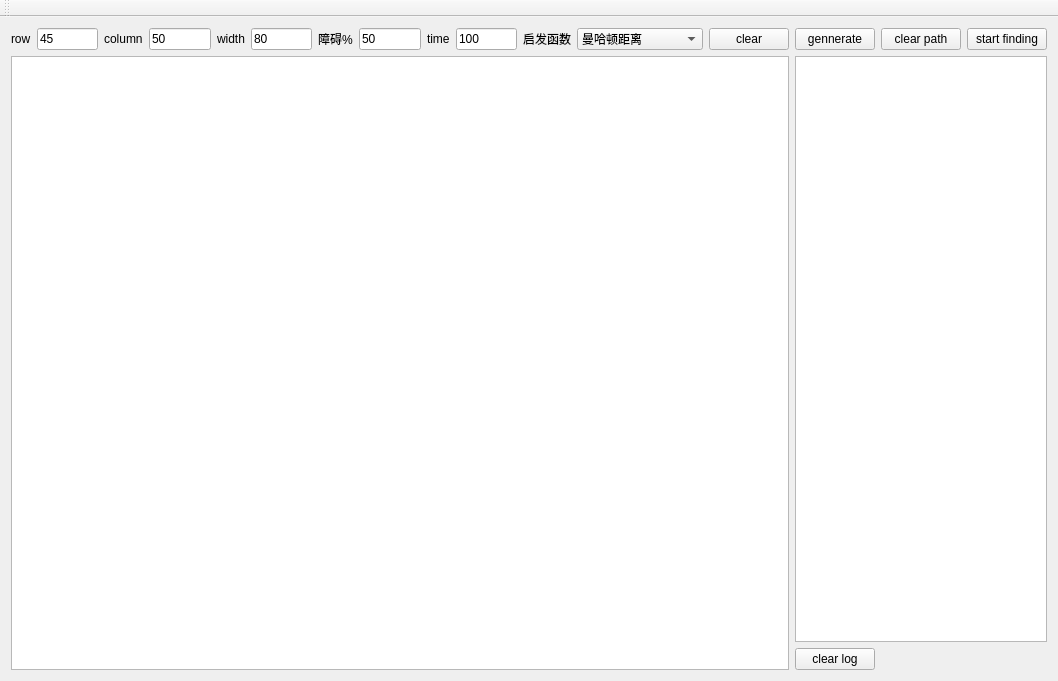
<?xml version="1.0" encoding="UTF-8"?>
<ui version="4.0">
 <class>MainWindow</class>
 <widget class="QMainWindow" name="MainWindow">
  <property name="geometry">
   <rect>
    <x>0</x>
    <y>0</y>
    <width>1058</width>
    <height>681</height>
   </rect>
  </property>
  <property name="windowTitle">
   <string>MainWindow</string>
  </property>
  <widget class="QWidget" name="centralWidget">
   <layout class="QGridLayout" name="gridLayout">
    <item row="0" column="3">
     <widget class="QLineEdit" name="lineEdit_column">
      <property name="sizePolicy">
       <sizepolicy hsizetype="Preferred" vsizetype="Fixed">
        <horstretch>0</horstretch>
        <verstretch>0</verstretch>
       </sizepolicy>
      </property>
      <property name="text">
       <string>50</string>
      </property>
     </widget>
    </item>
    <item row="0" column="2">
     <widget class="QLabel" name="label_2">
      <property name="text">
       <string>column</string>
      </property>
     </widget>
    </item>
    <item row="0" column="1">
     <widget class="QLineEdit" name="lineEdit_row">
      <property name="sizePolicy">
       <sizepolicy hsizetype="Preferred" vsizetype="Fixed">
        <horstretch>0</horstretch>
        <verstretch>0</verstretch>
       </sizepolicy>
      </property>
      <property name="text">
       <string>45</string>
      </property>
     </widget>
    </item>
    <item row="0" column="0">
     <widget class="QLabel" name="label">
      <property name="text">
       <string>row</string>
      </property>
     </widget>
    </item>
    <item row="0" column="7">
     <widget class="QLineEdit" name="lineEdit_obstacle">
      <property name="sizePolicy">
       <sizepolicy hsizetype="Preferred" vsizetype="Fixed">
        <horstretch>0</horstretch>
        <verstretch>0</verstretch>
       </sizepolicy>
      </property>
      <property name="text">
       <string>50</string>
      </property>
     </widget>
    </item>
    <item row="0" column="6">
     <widget class="QLabel" name="label_4">
      <property name="text">
       <string>障碍%</string>
      </property>
     </widget>
    </item>
    <item row="0" column="4">
     <widget class="QLabel" name="label_3">
      <property name="text">
       <string>width</string>
      </property>
     </widget>
    </item>
    <item row="0" column="5">
     <widget class="QLineEdit" name="lineEdit_width">
      <property name="sizePolicy">
       <sizepolicy hsizetype="Preferred" vsizetype="Fixed">
        <horstretch>0</horstretch>
        <verstretch>0</verstretch>
       </sizepolicy>
      </property>
      <property name="text">
       <string>80</string>
      </property>
     </widget>
    </item>
    <item row="0" column="9">
     <widget class="QLineEdit" name="lineEdit_time">
      <property name="sizePolicy">
       <sizepolicy hsizetype="Preferred" vsizetype="Fixed">
        <horstretch>0</horstretch>
        <verstretch>0</verstretch>
       </sizepolicy>
      </property>
      <property name="text">
       <string>100</string>
      </property>
     </widget>
    </item>
    <item row="0" column="11">
     <widget class="QComboBox" name="comboBox">
      <property name="sizePolicy">
       <sizepolicy hsizetype="Expanding" vsizetype="Fixed">
        <horstretch>0</horstretch>
        <verstretch>0</verstretch>
       </sizepolicy>
      </property>
      <item>
       <property name="text">
        <string>曼哈顿距离</string>
       </property>
      </item>
      <item>
       <property name="text">
        <string>对角线距离</string>
       </property>
      </item>
      <item>
       <property name="text">
        <string>欧几里得距离</string>
       </property>
      </item>
      <item>
       <property name="text">
        <string>平方欧几里得距离</string>
       </property>
      </item>
      <item>
       <property name="text">
        <string>Dijkstra</string>
       </property>
      </item>
      <item>
       <property name="text">
        <string>Breaking ties</string>
       </property>
      </item>
     </widget>
    </item>
    <item row="0" column="13">
     <widget class="QPushButton" name="pushButton_gen">
      <property name="text">
       <string>gennerate</string>
      </property>
     </widget>
    </item>
    <item row="0" column="12">
     <widget class="QPushButton" name="pushButton_clear">
      <property name="text">
       <string>clear</string>
      </property>
     </widget>
    </item>
    <item row="0" column="10">
     <widget class="QLabel" name="label_6">
      <property name="text">
       <string>启发函数</string>
      </property>
     </widget>
    </item>
    <item row="0" column="8">
     <widget class="QLabel" name="label_5">
      <property name="text">
       <string>time</string>
      </property>
     </widget>
    </item>
    <item row="0" column="14">
     <widget class="QPushButton" name="pushButton_clearPath">
      <property name="text">
       <string>clear path</string>
      </property>
     </widget>
    </item>
    <item row="0" column="15">
     <widget class="QPushButton" name="pushButton_startFinding">
      <property name="text">
       <string>start finding</string>
      </property>
     </widget>
    </item>
    <item row="3" column="13">
     <widget class="QPushButton" name="pushButton_clearLog">
      <property name="text">
       <string>clear log</string>
      </property>
     </widget>
    </item>
    <item row="1" column="13" rowspan="2" colspan="3">
     <widget class="QTextEdit" name="textEdit"/>
    </item>
    <item row="1" column="0" rowspan="3" colspan="13">
     <widget class="GraphicsView" name="graphicsView"/>
    </item>
   </layout>
  </widget>
  <widget class="QMenuBar" name="menuBar">
   <property name="geometry">
    <rect>
     <x>0</x>
     <y>0</y>
     <width>1058</width>
     <height>17</height>
    </rect>
   </property>
  </widget>
  <widget class="QToolBar" name="mainToolBar">
   <attribute name="toolBarArea">
    <enum>TopToolBarArea</enum>
   </attribute>
   <attribute name="toolBarBreak">
    <bool>false</bool>
   </attribute>
  </widget>
 </widget>
 <layoutdefault spacing="6" margin="11"/>
 <customwidgets>
  <customwidget>
   <class>GraphicsView</class>
   <extends>QGraphicsView</extends>
   <header>GraphicsView.h</header>
  </customwidget>
 </customwidgets>
 <resources/>
 <connections/>
</ui>
